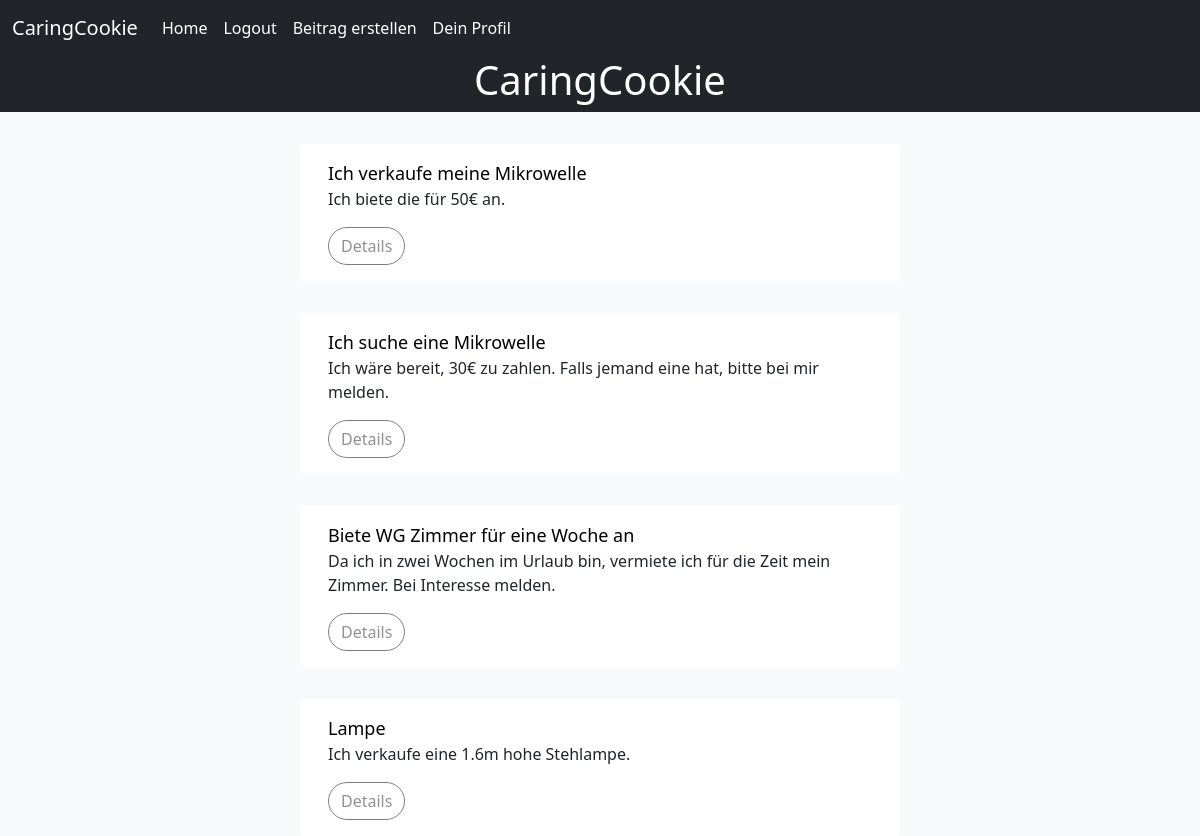
/ (signed in), run on the app's committed database.
### blog/models.py (models this page shows, shortened)
class Blog(models.Model):
    title = models.CharField(max_length=250)
    content = models.TextField()
    date_published = models.DateTimeField(default=timezone.now)
    author = models.ForeignKey(User, on_delete=CASCADE)

### blog/views.py (the view)
# urls.py: path("", views.list_blogs, name="blog_list"),
def list_blogs(request):
    blogs = Blog.objects.all()
    return render(request, "blog/list.html", {"blogs": blogs})

### blog/templates/blog/list.html
{% extends "blog/base.html" %} {% block content %}
<div class="bg-dark">
  <div class="container">
    <div class="row align-items-center justify-content-center">
      <div class="col-sm-12 col-lg-6 text-center">
        <h1 class="text-white">CaringCookie</h1>
      </div>
    </div>
  </div>
</div>
<div class="container">
  {% for blog in blogs %}
  <div class="row">
    <div class="card border-0 col" style="margin-top: 2rem">
      <div class="card-body">
        <a class="blog-title-link" href="{% url 'blogs_detail' blog.pk %}"
          >{{ blog.title }}</a
        >
        <p class="card-text">{{ blog.content|truncatewords:30 }}</p>
        <a class="btn" href="{% url 'blogs_detail' blog.pk %}">Details</a>
      </div>
    </div>
  </div>
  {% endfor %}
</div>
{% endblock content %}

### blog/static/blog/main.css (style rules this page uses)
@media (min-width: 1200px) { .container { max-width: 50%; } }
.blog-title-link { text-decoration: none; color: #000; font-size: large; }
.btn { border: 1px solid #000; border-radius: 2rem; opacity: 0.5; }

### data on the page
Blog: title "Ich verkaufe meine Mikrowelle", content "Ich biete die für 50€ an."
Blog: title "Ich suche eine Mikrowelle", content "Ich wäre bereit, 30€ zu zahlen. Falls jemand eine hat, bitte bei mir melden."
Blog: title "Biete WG Zimmer für eine Woche an", content "Da ich in zwei Wochen im Urlaub bin, vermiete ich für die Zeit mein Zimmer. Bei Interesse melden."
Blog: title "Lampe", content "Ich verkaufe eine 1.6m hohe Stehlampe."
